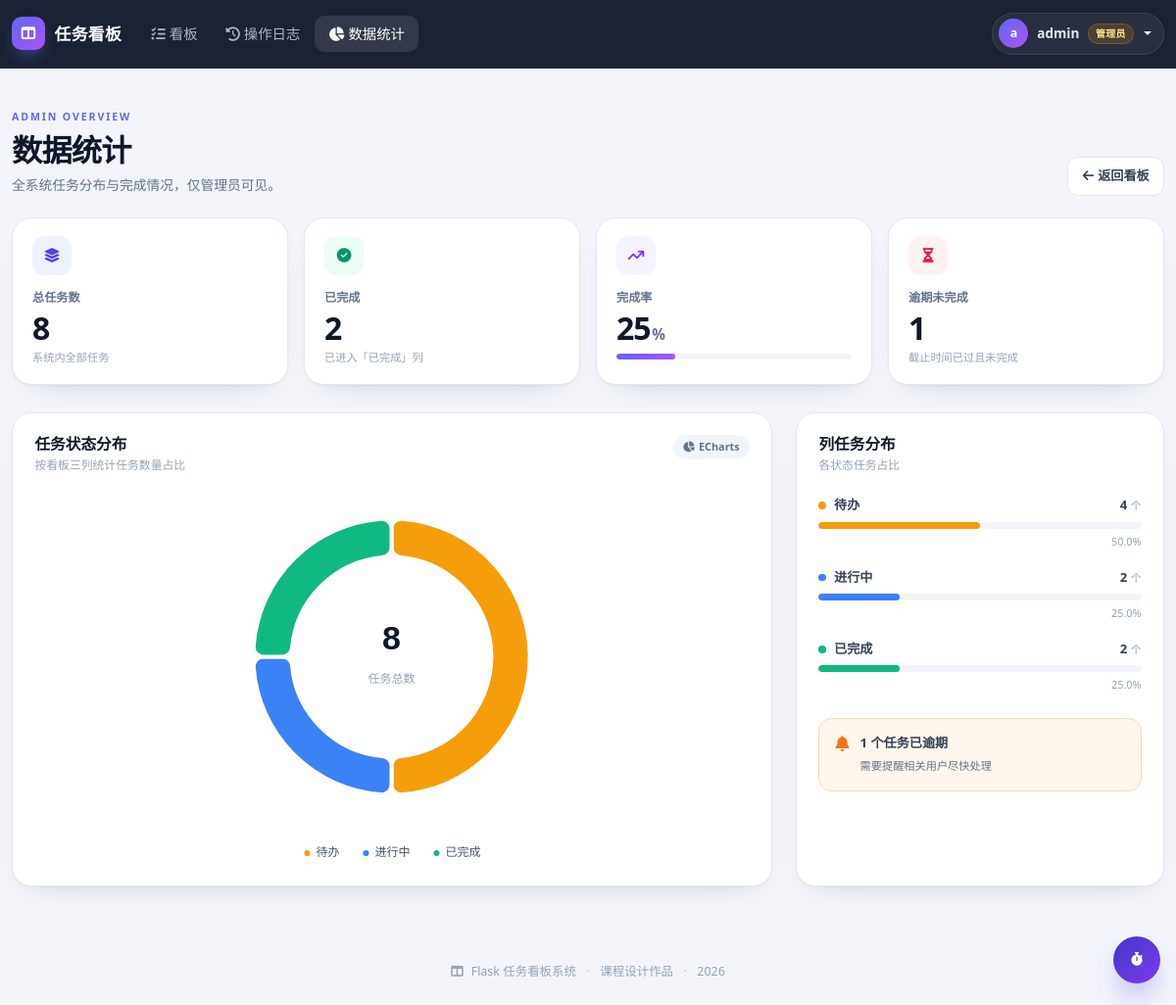
/report (signed in), run on the app's committed database.
### models.py (models this page shows, shortened)
class User(UserMixin, db.Model):
    __tablename__ = 'user'
    id = db.Column(db.Integer, primary_key=True)
    username = db.Column(db.String(20), unique=True, nullable=False)
    password = db.Column(db.String(255), nullable=False)
    is_admin = db.Column(db.Boolean, default=False, nullable=False)
    tasks = db.relationship('Task', backref='owner', lazy=True)

class BoardColumn(db.Model):
    __tablename__ = 'column'
    id = db.Column(db.Integer, primary_key=True)
    name = db.Column(db.String(20), unique=True, nullable=False)
    tasks = db.relationship('Task', backref='column', lazy=True)

### app.py (the view)
@app.route('/report')
@login_required
def report():
    if not current_user.is_admin:
        flash('数据统计仅管理员可访问', 'danger')
        return redirect(url_for('board'))
    columns = BoardColumn.query.order_by(BoardColumn.id).all()
    column_names = {column.id: column.name for column in columns}
    counts = {name: 0 for name in COLUMN_NAMES}
    rows = (
        db.session.query(Task.column_id, func.count(Task.id))
        .filter(Task.is_deleted.is_(False))
        .group_by(Task.column_id)
        .all()
    )
    for column_id, count in rows:
        if column_id in column_names:
            counts[column_names[column_id]] = count
    total = sum(counts.values())
    done = counts.get(DONE_COLUMN_NAME, 0)
    rate = round(done * 100 / total) if total else 0
    done_id = done_column_id()
    overdue = 0
    if done_id:
        overdue = Task.query.filter(
            Task.is_deleted.is_(False),
            Task.column_id != done_id,
            Task.deadline.isnot(None),
            Task.deadline < datetime.now(),
        ).count()
    stats = [{'name': name, 'value': counts.get(name, 0)} for name in COLUMN_NAMES]
    return render_template(
        'report.html',
        total=total,
        done=done,
        rate=rate,
        overdue=overdue,
        stats=stats,
    )

### app.py (called while the page is built)
@login_manager.user_loader
def load_user(user_id):
    return db.session.get(User, int(user_id))

def done_column_id():
    column = BoardColumn.query.filter_by(name=DONE_COLUMN_NAME).first()
    return column.id if column else None

@app.after_request
def add_security_headers(response):
    response.headers['X-Content-Type-Options'] = 'nosniff'
    response.headers['X-Frame-Options'] = 'SAMEORIGIN'
    response.headers['Referrer-Policy'] = 'strict-origin-when-cross-origin'
    return response

@app.context_processor
def inject_globals():
    return {'current_year': datetime.now().year}

### templates/report.html (shortened to what this page needs)
{% extends "base.html" %}
{% from "components/page_heading.html" import page_heading %}
{% block content %}
<div class="page-shell">
    <div class="container-xxl">
        {{ page_heading('ADMIN OVERVIEW', '数据统计', '全系统任务分布与完成情况，仅管理员可见。') }}
        <div class="row g-3 stat-row">
            <div class="col-6 col-xl-3">
                <div class="stat-card">
                    <div class="stat-icon stat-icon-indigo"><i class="fas fa-layer-group"></i></div>
                    <div class="stat-label">总任务数</div>
                    <div class="stat-value">{{ total }}</div>
                    <div class="stat-foot">系统内全部任务</div>
                </div>
            </div>
            <div class="col-6 col-xl-3">
                <div class="stat-card">
                    <div class="stat-icon stat-icon-green"><i class="fas fa-circle-check"></i></div>
                    <div class="stat-label">已完成</div>
                    <div class="stat-value">{{ done }}</div>
                    <div class="stat-foot">已进入「已完成」列</div>
                </div>
            </div>
            <div class="col-6 col-xl-3">
                <div class="stat-card">
                    <div class="stat-icon stat-icon-violet"><i class="fas fa-arrow-trend-up"></i></div>
                    <div class="stat-label">完成率</div>
                    <div class="stat-value">{{ rate }}<span class="stat-unit">%</span></div>
                    <div class="stat-progress">
                        <div class="progress" role="progressbar" aria-label="任务完成率" aria-valuenow="{{ rate }}"
                             aria-valuemin="0" aria-valuemax="100">
                            <div class="progress-bar" style="width: {{ rate }}%"></div>
                        </div>
                    </div>
                </div>
            </div>
            <div class="col-6 col-xl-3">
                <div class="stat-card">
                    <div class="stat-icon stat-icon-rose"><i class="fas fa-hourglass-half"></i></div>
                    <div class="stat-label">逾期未完成</div>
                    <div class="stat-value">{{ overdue }}</div>
                    <div class="stat-foot">截止时间已过且未完成</div>
                </div>
            </div>
        </div>
        <div class="row g-4 mt-1">
            <div class="col-xl-8">
                <div class="surface-card chart-card">
                    <div class="card-head">
                        <div>
                            <h5>任务状态分布</h5>
                            <p>按看板三列统计任务数量占比</p>
                        </div>
                        <span class="soft-badge"><i class="fas fa-chart-pie me-1"></i>ECharts</span>
                    </div>
                    {% if total %}
                        <div id="statusChart" class="status-chart"></div>
                    {% else %}
                        <div class="empty-panel chart-empty">
                            <i class="fas fa-chart-pie"></i>
                            <h5>暂无任务数据</h5>
                            <p>用户创建任务后，这里会自动生成统计图表。</p>
                        </div>
                    {% endif %}
                </div>
            </div>
            <div class="col-xl-4">
                <div class="surface-card side-card">
                    <div class="card-head">
                        <div>
                            <h5>列任务分布</h5>
                            <p>各状态任务占比</p>
                        </div>
                    </div>
                    <div class="dist-list">
                        {% for item in stats %}
                            {% set pct = (item.value * 100 / total) | round(1) if total else 0 %}
                            <div class="dist-item">
                                <div class="dist-top">
                                    <span class="dist-name">
                                        <span class="dist-dot dist-dot-{{ loop.index }}"></span>{{ item.name }}
                                    </span>
                                    <span class="dist-value">{{ item.value }} <small>个</small></span>
                                </div>
                                <div class="progress dist-progress" role="progressbar" aria-label="{{ item.name }}任务占比"
                                     aria-valuenow="{{ pct }}" aria-valuemin="0" aria-valuemax="100">
                                    <div class="progress-bar bar-{{ loop.index }}" style="width: {{ pct }}%"></div>
                                </div>
                                <span class="dist-pct">{{ pct }}%</span>
                            </div>
                        {% endfor %}
                    </div>
                    <div class="overdue-note {% if overdue %}has-overdue{% endif %}">
                        <i class="fas fa-bell"></i>
                        <div>
                            <strong>{{ overdue }} 个任务已逾期</strong>
                            <span>需要提醒相关用户尽快处理</span>
                        </div>
                    </div>
                </div>
            </div>
        </div>
    </div>
</div>
{% endblock %}
{% block extra_js %}
{% if total %}
<script>
    (function () {
        var chartData = {{ stats | tojson }};
        var colors = { '待办': '#f59e0b', '进行中': '#3b82f6', '已完成': '#10b981' };
        var chartDom = document.getElementById('statusChart');
        var chart = echarts.init(chartDom);
        chart.setOption({
            color: chartData.map(function (item) { return colors[item.name] || '#94a3b8'; }),
            tooltip: {
                trigger: 'item',
                backgroundColor: 'rgba(15, 23, 42, .92)',
                borderWidth: 0,
                padding: [10, 14],
                textStyle: { color: '#f8fafc', fontSize: 12 },
                formatter: '{b}<br/>{c} 个任务 · {d}%'
            },
            title: {
                text: '{{ total }}',
                subtext: '任务总数',
                left: 'center',
                top: '35%',
                textStyle: { color: '#0f172a', fontSize: 34, fontWeight: 800 },
                subtextStyle: { color: '#94a3b8', fontSize: 12, lineHeight: 26 }
            },
            legend: {
                bottom: 4,
                icon: 'circle',
                itemWidth: 8,
                itemHeight: 8,
                itemGap: 22,
                textStyle: { color: '#475569', fontSize: 12 }
            },
            series: [{
                name: '任务状态',
                type: 'pie',
                radius: ['52%', '72%'],
                center: ['50%', '45%'],
                avoidLabelOverlap: true,
                itemStyle: {
                    borderRadius: 10,
                    borderColor: '#ffffff',
                    borderWidth: 4
                },
                label: { show: false },
                emphasis: {
                    scale: true,
                    scaleSize: 6,
                    label: {
                        show: true,
                        fontSize: 14,
                        fontWeight: 700,
                        color: '#0f172a',
                        formatter: '{b}\n{d}%'
                    }
                },
                data: chartData
            }]
        });
        window.addEventListener('resize', function () { chart.resize(); });
    })();
</script>
{% endif %}
{% endblock %}

### templates/components/navbar.html (shortened to what this page needs)
<nav class="navbar navbar-expand-lg navbar-dark site-navbar sticky-top">
    <div class="container-xxl">
        <a class="navbar-brand" href="{{ url_for('board') if current_user.is_authenticated else url_for('login') }}">
            <span class="brand-icon"><i class="fas fa-table-columns"></i></span>
            <span>任务看板</span>
        </a>
        <div class="collapse navbar-collapse" id="mainNav">
            {% if current_user.is_authenticated %}
                <ul class="navbar-nav me-auto mb-2 mb-lg-0">
                    <li class="nav-item">
                        <a class="nav-link {% if request.endpoint == 'board' %}active{% endif %}" href="{{ url_for('board') }}">
                            <i class="fas fa-list-check me-1"></i>看板
                        </a>
                    </li>
                    <li class="nav-item">
                        <a class="nav-link {% if request.endpoint == 'logs' %}active{% endif %}" href="{{ url_for('logs') }}">
                            <i class="fas fa-clock-rotate-left me-1"></i>操作日志
                        </a>
                    </li>
                    {% if current_user.is_admin %}
                        <li class="nav-item">
                            <a class="nav-link {% if request.endpoint == 'report' %}active{% endif %}" href="{{ url_for('report') }}">
                                <i class="fas fa-chart-pie me-1"></i>数据统计
                            </a>
                        </li>
                    {% endif %}
                </ul>
                <div class="dropdown user-area">
                    <a class="user-chip dropdown-toggle" href="#" role="button" data-bs-toggle="dropdown" aria-expanded="false">
                        <span class="avatar">{{ current_user.username[0] }}</span>
                        <span class="user-name">{{ current_user.username }}</span>
                        {% if current_user.is_admin %}<span class="role-badge">管理员</span>{% endif %}
                    </a>
                </div>
            {% endif %}
        </div>
    </div>
</nav>

### data on the page
User: username "a", username "admin"
BoardColumn: name "进行中", value "2", pct "25.0"

### other printed values
{{ eyebrow }} "ADMIN OVERVIEW"
{{ title }} "数据统计"
{{ description }} "全系统任务分布与完成情况，仅管理员可见。"
{{ total }} "8"
{{ done }} "2"
{{ rate }} "25"
{{ overdue }} "1"
{{ item.name }} "待办" "已完成"
{{ item.value }} "4" "2"
{{ pct }} "50.0" "25.0"
chart data {{ stats | tojson }} [{"name": "待办", "value": 4}, {"name": "进行中", "value": 2}, {"name": "已完成", "value": 2}]
chart data {{ total }} 8
